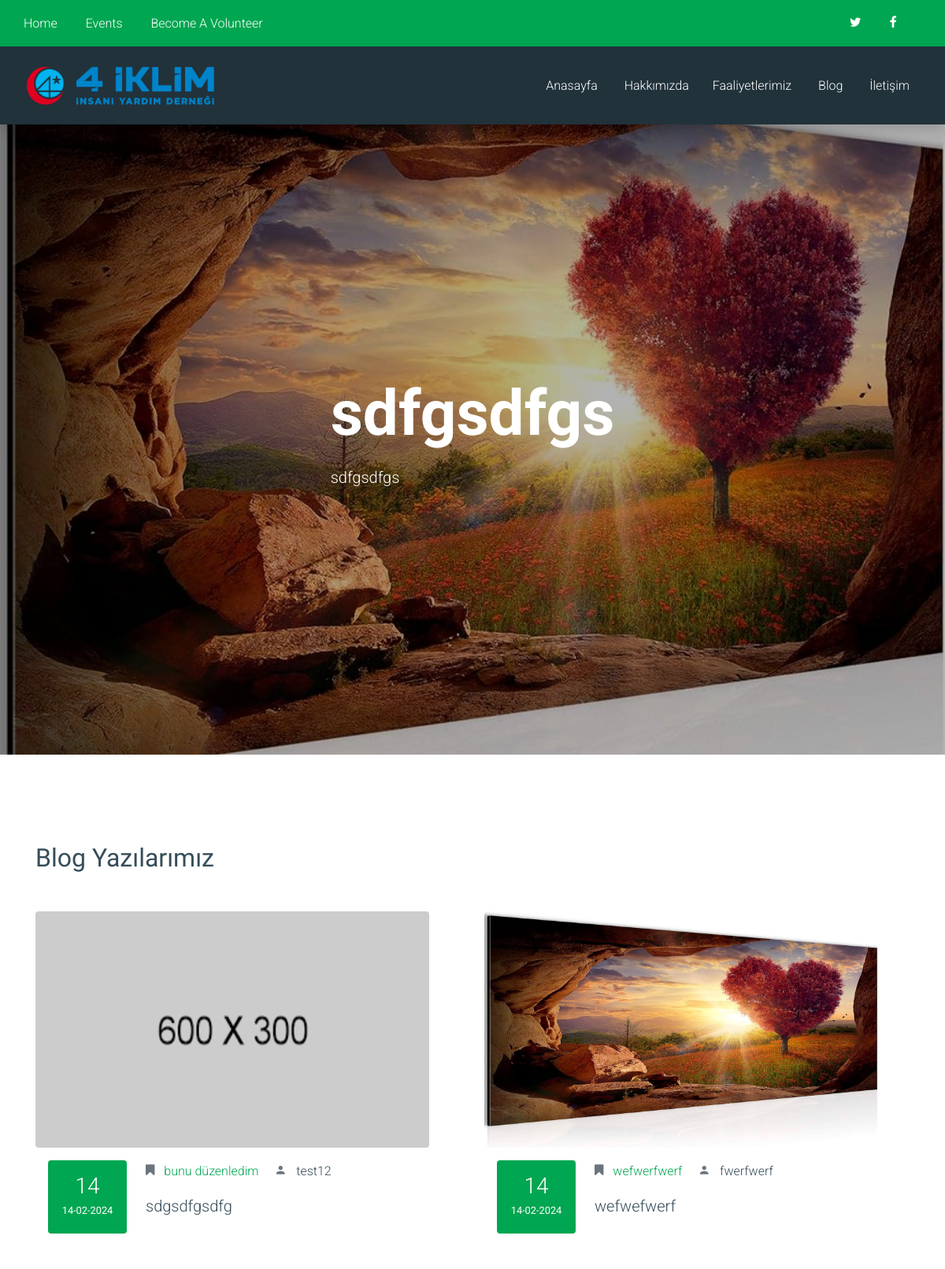
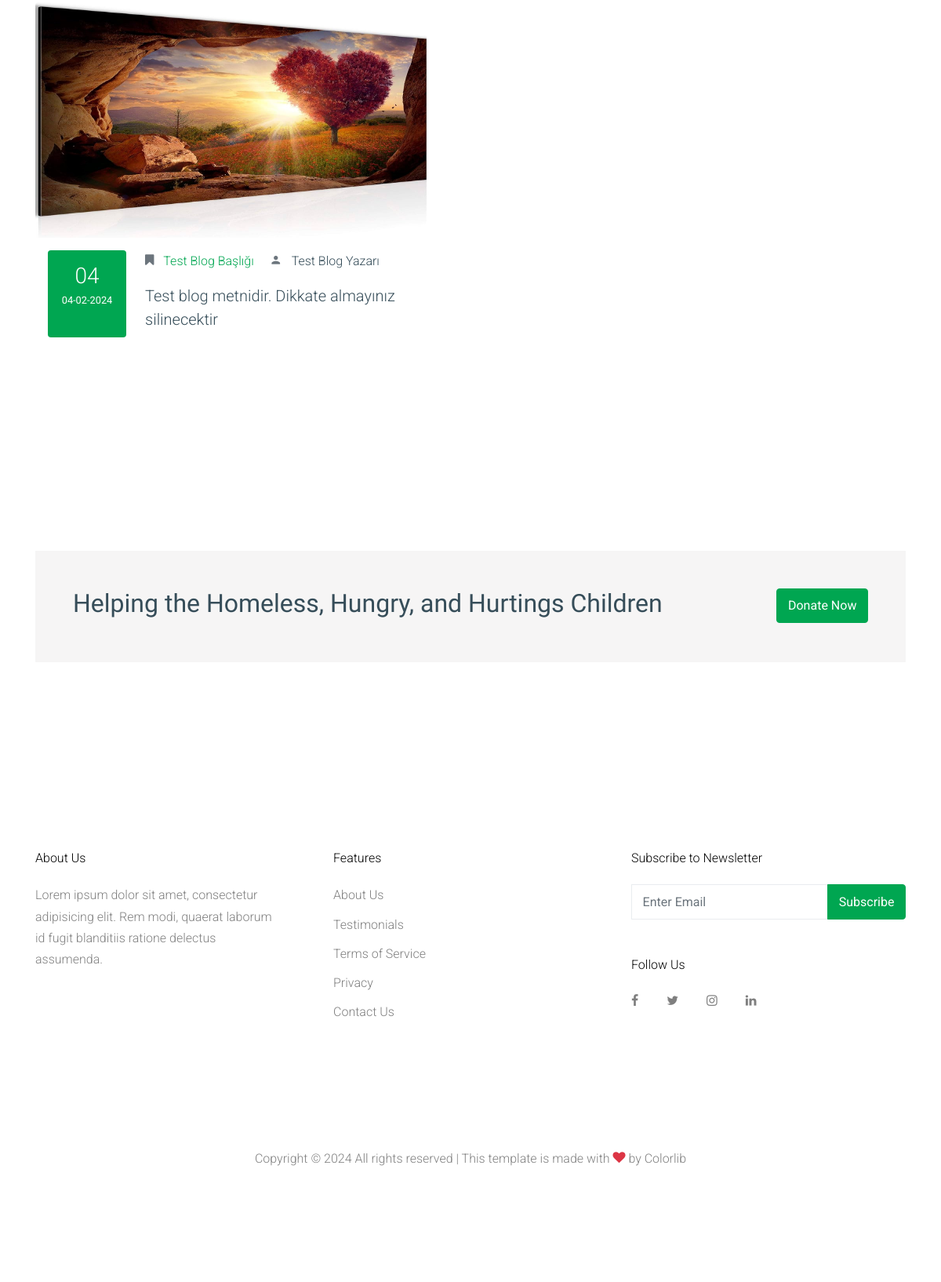
Screenshot of /blog.php with the database file from the repository (2 pictures, top to bottom).
### tables this page shows
CREATE TABLE `slider` (
  `Id` int(11) NOT NULL,
  `Name` text DEFAULT NULL,
  `Description` text DEFAULT NULL,
  `IsActive` tinyint(1) NOT NULL,
  `ImagePath` text DEFAULT NULL,
  `CreatedDate` datetime NOT NULL,
  `PageId` int(11) NOT NULL
);

CREATE TABLE `blog` (
  `Id` int(11) NOT NULL,
  `AuthorName` varchar(100) DEFAULT NULL,
  `IsActive` tinyint(1) NOT NULL DEFAULT 1,
  `Title` text DEFAULT NULL,
  `CreatedDate` datetime NOT NULL,
  `Description` text DEFAULT NULL,
  `ImagePath` varchar(100) DEFAULT NULL,
  `Date` date DEFAULT NULL
);

### admin/database/connection.php (called while the page is built)
<?php
$host = '127.0.0.1';
$dbname = 'dortiklimdb';
$username = 'root';
$password = '';
$charset = 'utf8';
$dsn = "mysql:host=$host;dbname=$dbname;charset=$charset";
$options = [
    PDO::ATTR_ERRMODE => PDO::ERRMODE_EXCEPTION,
    PDO::ATTR_PERSISTENT => false,
    PDO::ATTR_EMULATE_PREPARES => false,
    PDO::ATTR_DEFAULT_FETCH_MODE => PDO::FETCH_ASSOC,
];
try {
    $baglanti = new PDO($dsn, $username, $password, $options);
    $baglanti->setAttribute(PDO::ATTR_ERRMODE, PDO::ERRMODE_EXCEPTION);
} catch (PDOException $e) {
    echo 'Bağlantı hatası: ' . $e->getMessage();
    exit;
}
function frontGetAllData($table){
    global $baglanti;
    $sql = "SELECT * FROM $table where IsActive=1 order by CreatedDate desc";
    $query = $baglanti->prepare($sql);
    $query->execute();
    $data = array();
    if ($query->rowCount() > 0) {
        while($row = $query->fetch()) {
            $data[] = $row;
        }
    }
    return $data;
}
function frontGetSlider($table,$id){
    global $baglanti;
    $sql = "SELECT * FROM $table where IsActive=1 and PageId='$id' order by CreatedDate desc";
    $query = $baglanti->prepare($sql);
    $query->execute();
    $data = array();
    if ($query->rowCount() > 0) {
        while($row = $query->fetch()) {
            $data[] = $row;
        }
    }
    return $data;
}

### blog.php (the view)
<?php
include("admin/database/connection.php");
include("inc/header.php");
$blogs = frontGetAllData("blog");
$sliders = frontGetSlider("slider", 4);
$slider = $sliders[0];
?>
<div class="owl-carousel-wrapper">
  <div class="box-92819">
    <h1 class="text-white mb-3">
      <?= $slider["Name"] ?>
    </h1>
    <p class="lead text-white">
      <?= $slider["Description"] ?>
    </p>
  </div>
  <div class="ftco-cover-1 overlay" style="background-image: url('images/<?= $slider["ImagePath"] ?>');"></div>
</div>
<div class="site-section">
  <div class="container">
    <div class="heading-20219 mb-5">
      <h2 class="title text-cursive">Blog Yazılarımız</h2>
    </div>
    <div class="row">
      <?php
      foreach ($blogs as $blog) {
        ?>
        <div class="col-md-6">
          <div class="event-29191 mb-5">
            <img style="width: 500px; height: 300px; border-radius: 10px; align:center;"
              src="images/<?= $blog["ImagePath"] ?>" alt="Image" class="d-block mb-3 img-fluid rounded">
            <div class="px-3 d-flex">
              <div class="bg-primary p-3 d-inline-block text-center rounded mr-4 date">
                <span class="text-white h3 m-0 d-block">
                  <?= date("d", strtotime($blog["Date"])) ?>
                </span>
                <span class="text-white small">
                  <?=
                    date("d-m-Y", strtotime($blog["Date"])) ?>
                </span>
              </div>
              <div>
                <div class="mb-3">
                  <span class="mr-3"> <span class="icon-bookmark mr-2 text-muted"></span><a href="#">
                      <?= $blog["Title"] ?>
                    </a></span>
                  <span> <span class="icon-person mr-2 text-muted"></span>
                    <?= $blog["AuthorName"] ?>
                  </span>
                </div>
                <h3>
                  <?= $blog["Description"] ?>
                </h3>
              </div>
            </div>
          </div>
        </div>
        <?php
      }
      ?>
    </div>
  </div>
</div>
<?php
include("inc/footer.php");
?>

### css/style.css (style rules this page uses)
html { overflow-x: hidden; }
body { line-height: 1.7; color: #364d59 !important; font-weight: 300; font-size: 1rem; background-color: #fff; }
body:before { position: absolute; content: ""; left: 0; right: 0; bottom: 0; top: 0; background: rgba(0, 0, 0, 0.3); -webkit-transition: .3s all ease; -o-transition: .3s all ease; transition: .3s all ease; opacity: 0; visibility: hidden; z-index: 399; }
a { -webkit-transition: .3s all ease; -o-transition: .3s all ease; transition: .3s all ease; }
h1, h2, h3, h4, h5, .h1, .h2, .h3, .h4, .h5 { font-weight: 300; color: #364d59; font-family: "Roboto", serif; }
.site-section { padding: 2.5em 0; }
@media (min-width: 768px) { .site-section { padding: 5em 0; } }
.site-section { padding: 7rem 0; }
.owl-carousel-wrapper { height: 100vh; min-height: 600px; position: relative; }
.ftco-cover-1 { background-size: cover; background-position: center center; background-repeat: no-repeat; position: relative; }
.ftco-cover-1, .ftco-cover-1 .container > .row { height: 100vh; min-height: 600px; }
.ftco-cover-1.overlay, .ftco-cover-1.overlay-2 { position: relative; }
.ftco-cover-1.overlay:before, .ftco-cover-1.overlay-2:before { content: ""; position: absolute; top: 0; left: 0; right: 0; bottom: 0; opacity: .3; background: #000; }
.box-92819 { z-index: 2; position: absolute; top: 50%; left: 50%; -webkit-transform: translate(-50%, -50%); -ms-transform: translate(-50%, -50%); transform: translate(-50%, -50%); max-width: 700px; }
.box-92819 h1 { font-weight: 900 !important; font-size: 5rem; font-family: "Mansalva", cursive !important; }
.text-cursive { font-family: "Mansalva", cursive !important; }
.event-29191 .date { -webkit-box-flex: 0; -ms-flex: 0 0 100px; flex: 0 0 100px; }
.event-29191 h3 { font-size: 20px; line-height: 1.5; }

### rows the page displays
slider: Name "sdfgsdfgs", Description "sdfgsdfgs", ImagePath (picture)
blog: ImagePath (picture), Date "14", Date "14-02-2024", Title "bunu düzenledim", AuthorName "test12", Description "sdgsdfgsdfg"
blog: ImagePath (picture), Date "14", Date "14-02-2024", Title "wefwerfwerf", AuthorName "fwerfwerf", Description "wefwefwerf"
blog: ImagePath (picture), Date "04", Date "04-02-2024", Title "Test Blog Başlığı", AuthorName "Test Blog Yazarı", Description "Test blog metnidir. Dikkate almayınız silinecektir"
